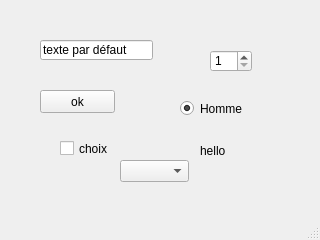
<?xml version="1.0" encoding="UTF-8"?>
<ui version="4.0">
 <class>MainWindow</class>
 <widget class="QMainWindow" name="MainWindow">
  <property name="geometry">
   <rect>
    <x>0</x>
    <y>0</y>
    <width>320</width>
    <height>240</height>
   </rect>
  </property>
  <property name="windowTitle">
   <string>Ex01-bouton.ui</string>
  </property>
  <widget class="QWidget" name="centralwidget">
   <widget class="QPushButton" name="PushButton">
    <property name="geometry">
     <rect>
      <x>40</x>
      <y>90</y>
      <width>75</width>
      <height>23</height>
     </rect>
    </property>
    <property name="text">
     <string>ok</string>
    </property>
   </widget>
   <widget class="QLabel" name="label">
    <property name="geometry">
     <rect>
      <x>200</x>
      <y>140</y>
      <width>81</width>
      <height>21</height>
     </rect>
    </property>
    <property name="text">
     <string>hello</string>
    </property>
   </widget>
   <widget class="QLineEdit" name="lineEdit">
    <property name="geometry">
     <rect>
      <x>40</x>
      <y>40</y>
      <width>113</width>
      <height>20</height>
     </rect>
    </property>
    <property name="text">
     <string>texte par défaut</string>
    </property>
   </widget>
   <widget class="QSpinBox" name="spinBox">
    <property name="geometry">
     <rect>
      <x>210</x>
      <y>50</y>
      <width>42</width>
      <height>22</height>
     </rect>
    </property>
    <property name="minimum">
     <number>1</number>
    </property>
    <property name="maximum">
     <number>10</number>
    </property>
    <property name="singleStep">
     <number>3</number>
    </property>
   </widget>
   <widget class="QCheckBox" name="checkBox">
    <property name="geometry">
     <rect>
      <x>60</x>
      <y>140</y>
      <width>70</width>
      <height>17</height>
     </rect>
    </property>
    <property name="text">
     <string>choix</string>
    </property>
   </widget>
   <widget class="QRadioButton" name="radioButtonH">
    <property name="geometry">
     <rect>
      <x>180</x>
      <y>100</y>
      <width>82</width>
      <height>17</height>
     </rect>
    </property>
    <property name="text">
     <string>Homme</string>
    </property>
    <property name="checked">
     <bool>true</bool>
    </property>
   </widget>
   <widget class="QComboBox" name="comboBox">
    <property name="geometry">
     <rect>
      <x>120</x>
      <y>160</y>
      <width>69</width>
      <height>22</height>
     </rect>
    </property>
   </widget>
  </widget>
  <widget class="QMenuBar" name="menubar">
   <property name="geometry">
    <rect>
     <x>0</x>
     <y>0</y>
     <width>320</width>
     <height>21</height>
    </rect>
   </property>
  </widget>
  <widget class="QStatusBar" name="statusbar"/>
 </widget>
 <resources/>
 <connections/>
</ui>
